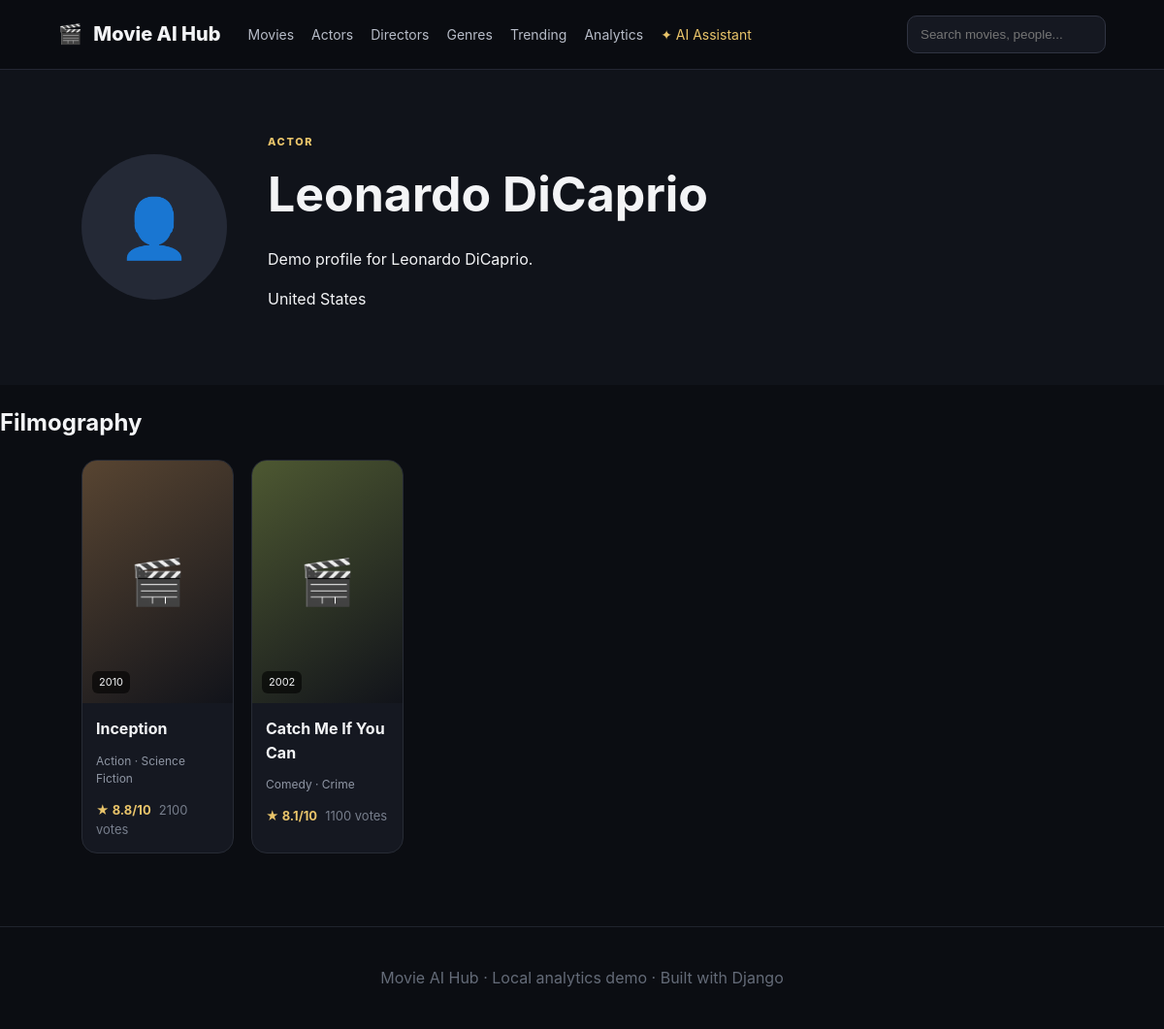
Page /actors/2/ on the committed database.
### core/models.py (models this page shows, shortened)
class Actor(models.Model):
    name = models.CharField(max_length=160)
    biography = models.TextField(blank=True)
    date_of_birth = models.DateField(null=True, blank=True)
    nationality = models.CharField(max_length=100, blank=True)
    profile_image = models.URLField(blank=True)
    awards = models.TextField(blank=True)
    class Meta:
        ordering = ["name"]
        indexes = [models.Index(fields=["name"])]

class Movie(models.Model):
    STATUS_CHOICES = [
        ("upcoming", "Upcoming"), ("released", "Released"),
        ("theatres", "In Theatres"), ("streaming", "Streaming"),
        ("archived", "Archived"),
    ]
    title = models.CharField(max_length=220)
    slug = models.SlugField(unique=True)
    poster = models.URLField(blank=True)
    backdrop = models.URLField(blank=True)
    release_date = models.DateField(null=True, blank=True)
    runtime = models.PositiveIntegerField(default=120, help_text="Runtime in minutes")
    language = models.CharField(max_length=80, default="English")
    country = models.CharField(max_length=120, blank=True)
    synopsis = models.TextField()
    certification = models.CharField(max_length=20, blank=True)
    budget = models.DecimalField(max_digits=14, decimal_places=2, default=0)
    box_office_revenue = models.DecimalField(max_digits=14, decimal_places=2, default=0)
    average_rating = models.DecimalField(max_digits=3, decimal_places=1, default=0,
        validators=[MinValueValidator(0), MaxValueValidator(10)])
    vote_count = models.PositiveIntegerField(default=0)
    trailer_url = models.URLField(blank=True)
    director = models.ForeignKey(Director, on_delete=models.SET_NULL, null=True, blank=True, related_name="movies")
    cast = models.ManyToManyField(Actor, blank=True, related_name="movies")
    genres = models.ManyToManyField(Genre, blank=True, related_name="movies")
    keywords = models.CharField(max_length=500, blank=True)
    status = models.CharField(max_length=20, choices=STATUS_CHOICES, default="released")
    popularity = models.FloatField(default=0)
    created_at = models.DateTimeField(auto_now_add=True)
    class Meta:
        ordering = ["-popularity", "-average_rating", "title"]
        indexes = [
            models.Index(fields=["title"]),
            models.Index(fields=["release_date"]),
            models.Index(fields=["average_rating"]),
            models.Index(fields=["status"]),
        ]

class Genre(models.Model):
    name = models.CharField(max_length=80, unique=True)
    description = models.TextField(blank=True)
    class Meta:
        ordering = ["name"]

### core/views.py (the view)
# urls.py: path("actors/<int:pk>/", views.actor_detail, name="actor_detail"),
def actor_detail(request, pk):
    actor = get_object_or_404(Actor, pk=pk)
    return render(request, "people/detail.html", {"person": actor, "movies": actor.movies.all(), "kind": "Actor"})

### templates/people/detail.html (shortened to what this page needs)
{% extends "base.html" %}
{% block content %}<section class="profile-hero"><div class="avatar huge">👤</div><div><span class="eyebrow">{{ kind|upper }}</span><h1>{{ person.name }}</h1><p>{{ person.biography }}</p><p>{{ person.nationality }}{% if person.date_of_birth %} · Born {{ person.date_of_birth }}{% endif %}</p></div></section><h2>Filmography</h2><div class="grid">{% for movie in movies %}{% include "partials/movie_card.html" %}{% endfor %}</div>{% endblock %}

### templates/partials/movie_card.html
<article class="movie-card">
  <div class="poster" style="--hue: {{ movie.id|add:37 }};"><span>🎬</span><small>{{ movie.release_date|date:"Y"|default:"—" }}</small></div>
  <div class="movie-info"><h3><a href="{% url 'movie_detail' movie.pk %}">{{ movie.title }}</a></h3>
  <p>{% for g in movie.genres.all|slice:":2" %}{{ g.name }}{% if not forloop.last %} · {% endif %}{% endfor %}</p>
  <div class="rating">★ {{ movie.average_rating }}/10 <span>{{ movie.vote_count }} votes</span></div></div>
</article>

### static/css/app.css (style rules this page uses)
* { box-sizing:border-box }
body { margin:0;font-family:Inter,system-ui,-apple-system,sans-serif;background:#0b0d12;color:#f3f4f6;line-height:1.55 }
a { color:inherit;text-decoration:none }
.eyebrow { letter-spacing:.15em;font-size:11px;color:#e9c46a;font-weight:800 }
.grid { padding:0 7% 45px;display:grid;grid-template-columns:repeat(6,1fr);gap:18px }
.movie-card { background:#151821;border:1px solid #272b35;border-radius:16px;overflow:hidden;transition:.2s }
.poster { height:250px;background:linear-gradient(145deg,hsl(var(--hue),28%,27%),#11131a);display:flex;flex-direction:column;justify-content:center;align-items:center;font-size:46px;position:relative }
.poster small { position:absolute;bottom:10px;left:10px;background:#0009;padding:3px 7px;border-radius:6px;font-size:11px }
.movie-info { padding:14px }
.movie-info h3 { margin:0 0 4px;font-size:16px }
.movie-info p,.meta,.muted { color:#8f96a4;font-size:12px }
.rating { color:#e9c46a;font-weight:700;font-size:13px }
.rating span { color:#777e8c;font-weight:400;margin-left:5px }
.detail-hero,.profile-hero { padding:60px 7%;display:grid;grid-template-columns:auto 1fr;gap:42px;align-items:center;background:#10131a }
.detail-hero h1,.profile-hero h1 { font-size:50px;margin:5px 0 }
.avatar { width:60px;height:60px;border-radius:50%;display:grid;place-items:center;background:#242936;font-size:26px }
.avatar.huge { width:150px;height:150px;font-size:60px }

### rows in the picture
Actor: name "Leonardo DiCaprio", biography "Demo profile for Leonardo DiCaprio.", nationality "United States"
Movie: {{ movie.id|add:37 }} 39 (drawn), release_date "2010", title "Inception", average_rating "8.8", vote_count "2100"
Genre: name "Action"
Genre: name "Science Fiction"
Movie: {{ movie.id|add:37 }} 46 (drawn), release_date "2002", title "Catch Me If You Can", average_rating "8.1", vote_count "1100"
Genre: name "Comedy"
Genre: name "Crime"

### other values in the picture
{{ kind|upper }} "ACTOR"
